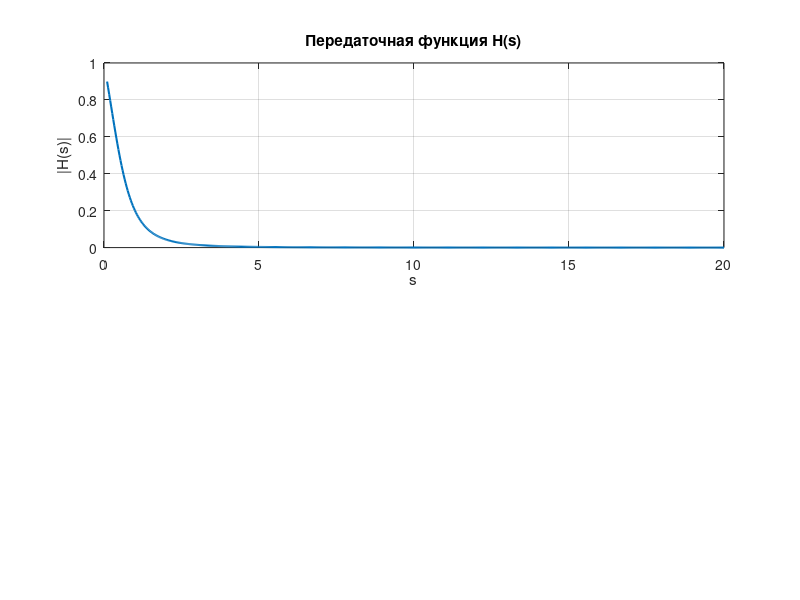

Recreate this plot in MATLAB.
% =========================================================
% ЛР4 — Задание 5
% H(s) и импульсная характеристика h(t)
% =========================================================

clear;
clc;
close all;

%% Частотная область (s)

s = linspace(0.1, 20, 600);

H = 1 ./ (2*s.^3 + s.^2 + s + 1);

%% =========================================================
% Импульсная характеристика (численно через обратный Лаплас)
% =========================================================

t = linspace(0, 10, 3000);
dt = t(2) - t(1);

h = zeros(size(t));

for k = 1:length(t)
    integrand = H .* exp(s*t(k));
    h(k) = (1/(2*pi)) * sum(integrand) * (s(2)-s(1));
end

h = real(h);

%% =========================================================
% Графики
% =========================================================

figure('Visible','off','Name','Система','NumberTitle','off');

subplot(2,1,1);
plot(s, abs(H), 'LineWidth', 1.5);
grid on;
title('Передаточная функция H(s)');
xlabel('s');
ylabel('|H(s)|');

subplot(2,1,2);
plot(t, h, 'LineWidth', 1.5);
grid on;
title('Импульсная характеристика h(t)');
xlabel('t');
ylabel('Амплитуда');

%% =========================================================
% Сохранение
% =========================================================

exportgraphics(gcf, 'lab4_system.png', 'Resolution', 300);
close(gcf);

fileID = fopen('lab4_system.txt','w');

fprintf(fileID, 'ЛР4 - Задание 5\n\n');
fprintf(fileID, 'H(s) = 1 / (2s^3 + s^2 + s + 1)\n\n');

fprintf(fileID, 's\tH(s)\n');

for k = 1:length(s)
    fprintf(fileID, '%.4f\t%.6f\n', s(k), H(k));
end

fclose(fileID);

disp('Готово: lab4_system.png и lab4_system.txt');

drawnow;
exit;
